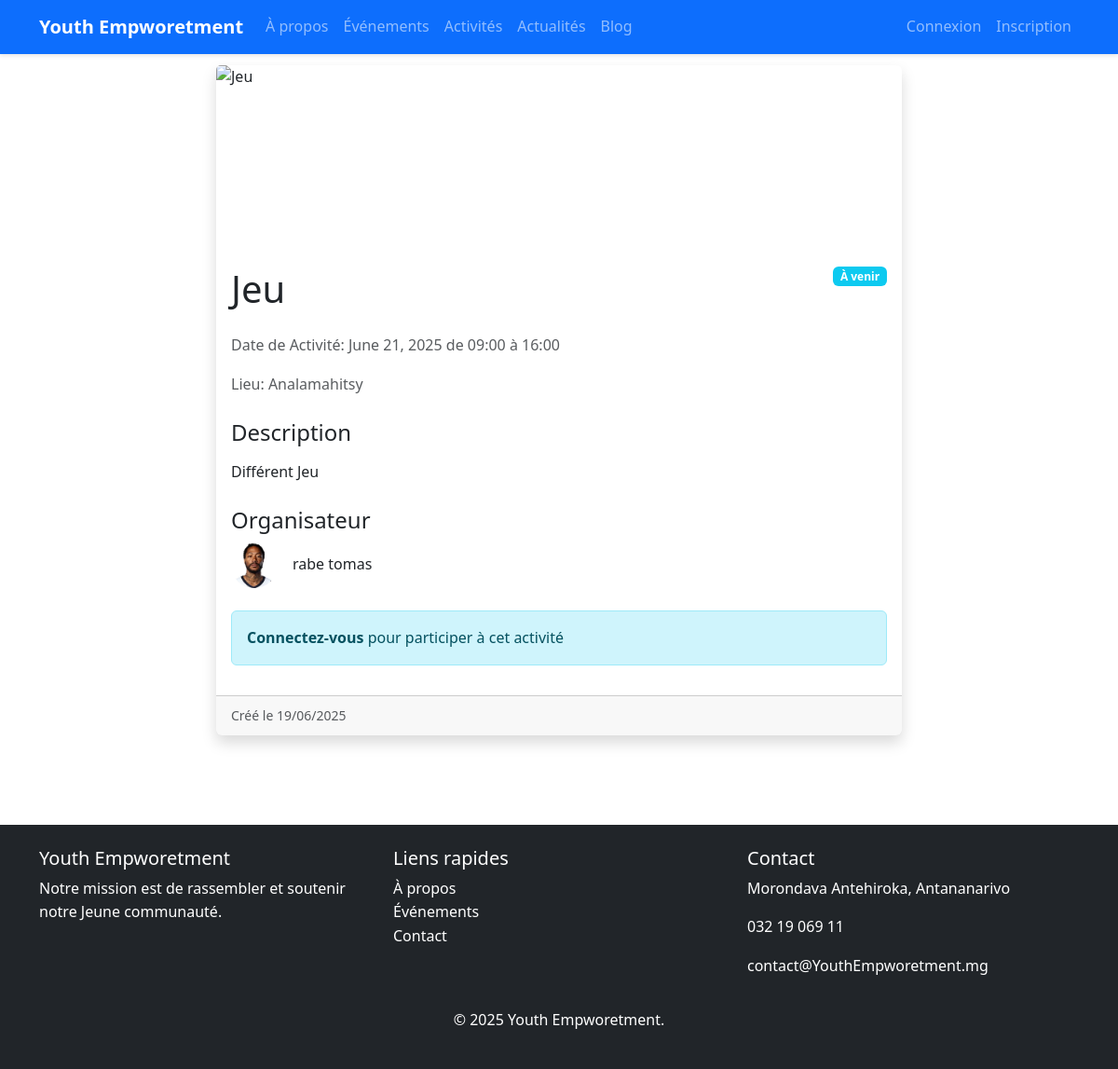
The page /activite/3/ on the database its author committed.
### AppEvenements/models.py (models this page shows, shortened)
class Activite(models.Model):
    nom = models.CharField(max_length=200)
    description = models.TextField()
    date_activites = models.DateField()
    horaire_debut = models.TimeField()
    horaire_fin = models.TimeField( blank=True, null=True)
    lieu = models.CharField(max_length=200)
    image = models.ImageField(upload_to='static/images/activites/', verbose_name="Image", blank=True, null=True)
    date_creation = models.DateTimeField(auto_now_add=True)
    createur = models.ForeignKey(Utilisateur,on_delete=models.SET_NULL, null=True, verbose_name="Créateur")
    participants = models.ManyToManyField(Utilisateur, related_name='activites_participes', blank=True)
    class Meta:
        verbose_name = "Activité"
        verbose_name_plural = "Activités"
        ordering = ['-date_activites']

### AppMembre/models.py (models this page shows, shortened)
class Utilisateur(models.Model):
    nom = models.CharField(max_length=20)
    prenom = models.CharField(max_length=50)
    date_naissance = models.DateField()
    telephone = models.CharField(max_length=20)
    adresse = models.CharField(max_length=50,blank=True, null=True)
    photo = models.ImageField(upload_to='static/images/membres/')
    email = models.EmailField()
    mot_de_passe = models.TextField()
    date_inscription = models.DateField(auto_now_add=True)
    role = models.CharField(max_length=50)
    USERNAME_FIELD = 'email'
    REQUIRED_FIELD =['username']
    class Meta:
        verbose_name = "Utilisateur"
        verbose_name_plural = "Utilisateurs"

### AppEvenements/views.py (the view, shortened to what this page needs)
# urls.py: path('activite/<int:form_id>/',detail_activite,name='detail_activite'),
def detail_activite(request,form_id):
    activites = get_object_or_404(Activite, id=form_id)
    maintenant = timezone.now().date()
    if activites.date_activites > maintenant:
        statut = "À venir"
        badge_class = "bg-info"
    else:
        statut = "Terminé"
        badge_class = "bg-secondary"
    est_inscrit = False
    if request.session.get('membres'):
        est_inscrit = ParticipationActivite.objects.filter(
            activite = activites,
            id = request.session['membres']['id']
        ).exists()
    context = {
        'activites': activites,
        'statut': statut,
        'badge_class': badge_class,
        'est_inscrit': est_inscrit,
        'maintenant': maintenant,
        'membre': request.session.get('membres', {})
    }
    return render(request, 'ActiviteDetail.html', context)

### templates/ActiviteDetail.html (shortened to what this page needs)
{% extends 'layouts/master.html' %}
{% block content %}
<div class="container py-5">
    <div class="row marg">
        <div class="col-lg-8 mx-auto">
            <div class="card shadow">
                {% if activites.image %}
                <img src="{{ activites.image.url }}" class="card-img-top" alt="{{ activites.nom }}">
                {% endif %}
                <div class="card-body">
                    <div class="d-flex justify-content-between align-items-start mb-3">
                        <h1 class="card-title">{{ activites.nom }}</h1>
                        <span class="badge {{ badge_class }}">{{ statut }}</span>
                    </div>
                    <div class="mb-4">
                        <p class="text-muted">
                            Date de Activité: {{ activites.date_activites}} de {{ activites.horaire_debut|time:" H:i" }} à {{ activites.horaire_fin|time:" H:i" }}
                        </p>
                        <p class="text-muted">
                            Lieu: {{ activites.lieu }}
                        </p>
                    </div>
                    <div class="mb-4">
                        <h4>Description</h4>
                        <p class="card-text">{{ activites.description|linebreaks }}</p>
                    </div>
                    <div class="mb-4">
                        <h4>Organisateur</h4>
                        <div class="d-flex align-items-center">
                            {% if activites.createur.photo %}
                            <img src="{{ activites.createur.photo.url }}"
                                 class="rounded-circle me-3" width="50"
                                 >
                            {% endif %}
                            <span>{{ activites.createur.nom }} {{ activites.createur.prenom }}</span>
                        </div>
                    </div>
                    {% if membre %}
                    <div class="mt-4">
                        <form method="post">
                            {% csrf_token %}
                            {% if est_inscrit %}
                                <button type="submit" name="action" value="annuler"
                                        class="btn btn-danger">
                                    Annuler ma participation
                                </button>
                            {% else %}
                                <button type="submit" name="action" value="participer"
                                        class="btn btn-primary"
                                        {% if activites.date_activites < maintenant %}disabled{% endif %}
                                        >
                                    Participer à cet Activité
                                </button>
                            {% endif %}
                        </form>
                    </div>
                    {% else %}
                    <div class="alert alert-info">
                        <a href="{% url 'connexion' %}" class="alert-link">Connectez-vous</a>
                        pour participer à cet activité
                    </div>
                    {% endif %}
                </div>
                <div class="card-footer">
                    <small class="text-muted">
                        Créé le {{ activites.date_creation|date:"d/m/Y" }}
                    </small>
                </div>
            </div>
        </div>
    </div>
</div>
{% endblock %}

### static/css/style.css (style rules this page uses)
body { font-family: 'Segoe UI', Tahoma, Geneva, Verdana, sans-serif; line-height: 1.6; color: #333; }
a { text-decoration: none; color: #0d6efd; }
.card { transition: transform 0.3s ease, box-shadow 0.3s ease; border: none; box-shadow: 0 2px 10px rgba(0,0,0,.1); }
.card-img-top { height: 200px; object-fit: cover; }

### templates/ActiviteDetail.html (style rules this page uses)
.marg { margin-top: 2%; }

### rows shown on the page
Activite: nom "Jeu", date_activites "June 21, 2025", horaire_debut "09:00", horaire_fin "16:00", lieu "Analamahitsy", description "Différent Jeu", createur.photo (picture), createur.nom "rabe", createur.prenom "tomas", date_creation "19/06/2025"

### other values the page prints
{{ statut }} "À venir"
